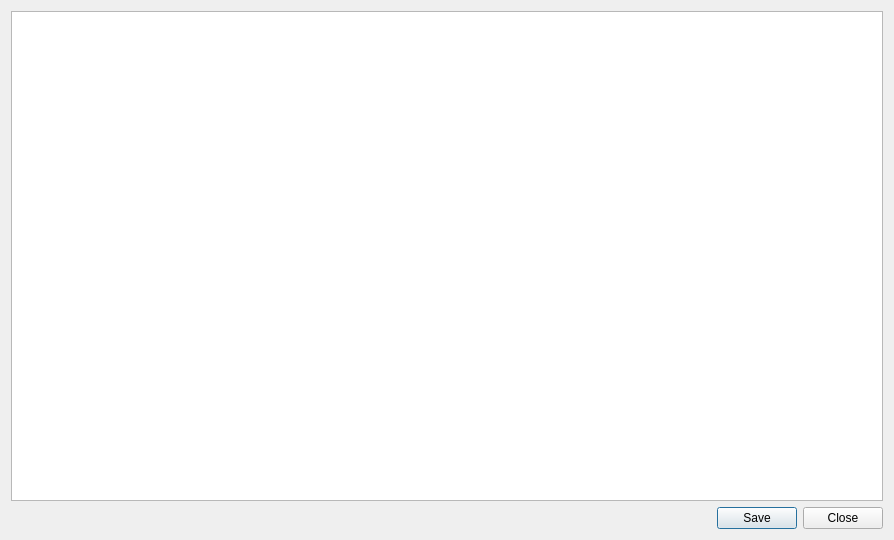
<?xml version="1.0" encoding="UTF-8"?>
<ui version="4.0">
 <class>LogDialog</class>
 <widget class="QDialog" name="LogDialog">
  <property name="geometry">
   <rect>
    <x>0</x>
    <y>0</y>
    <width>894</width>
    <height>540</height>
   </rect>
  </property>
  <property name="windowTitle">
   <string>View Log</string>
  </property>
  <property name="windowIcon">
   <iconset theme="text-x-log">
    <normaloff/>
   </iconset>
  </property>
  <layout class="QVBoxLayout" name="verticalLayout">
   <item>
    <widget class="QTextBrowser" name="textBrowser">
     <property name="font">
      <font>
       <family>Droid Sans Mono</family>
      </font>
     </property>
     <property name="lineWrapMode">
      <enum>QTextEdit::NoWrap</enum>
     </property>
    </widget>
   </item>
   <item>
    <widget class="QDialogButtonBox" name="buttonBox">
     <property name="orientation">
      <enum>Qt::Horizontal</enum>
     </property>
     <property name="standardButtons">
      <set>QDialogButtonBox::Close|QDialogButtonBox::Save</set>
     </property>
    </widget>
   </item>
  </layout>
 </widget>
 <resources/>
 <connections>
  <connection>
   <sender>buttonBox</sender>
   <signal>accepted()</signal>
   <receiver>LogDialog</receiver>
   <slot>accept()</slot>
   <hints>
    <hint type="sourcelabel">
     <x>248</x>
     <y>254</y>
    </hint>
    <hint type="destinationlabel">
     <x>157</x>
     <y>274</y>
    </hint>
   </hints>
  </connection>
  <connection>
   <sender>buttonBox</sender>
   <signal>rejected()</signal>
   <receiver>LogDialog</receiver>
   <slot>reject()</slot>
   <hints>
    <hint type="sourcelabel">
     <x>316</x>
     <y>260</y>
    </hint>
    <hint type="destinationlabel">
     <x>286</x>
     <y>274</y>
    </hint>
   </hints>
  </connection>
 </connections>
</ui>
